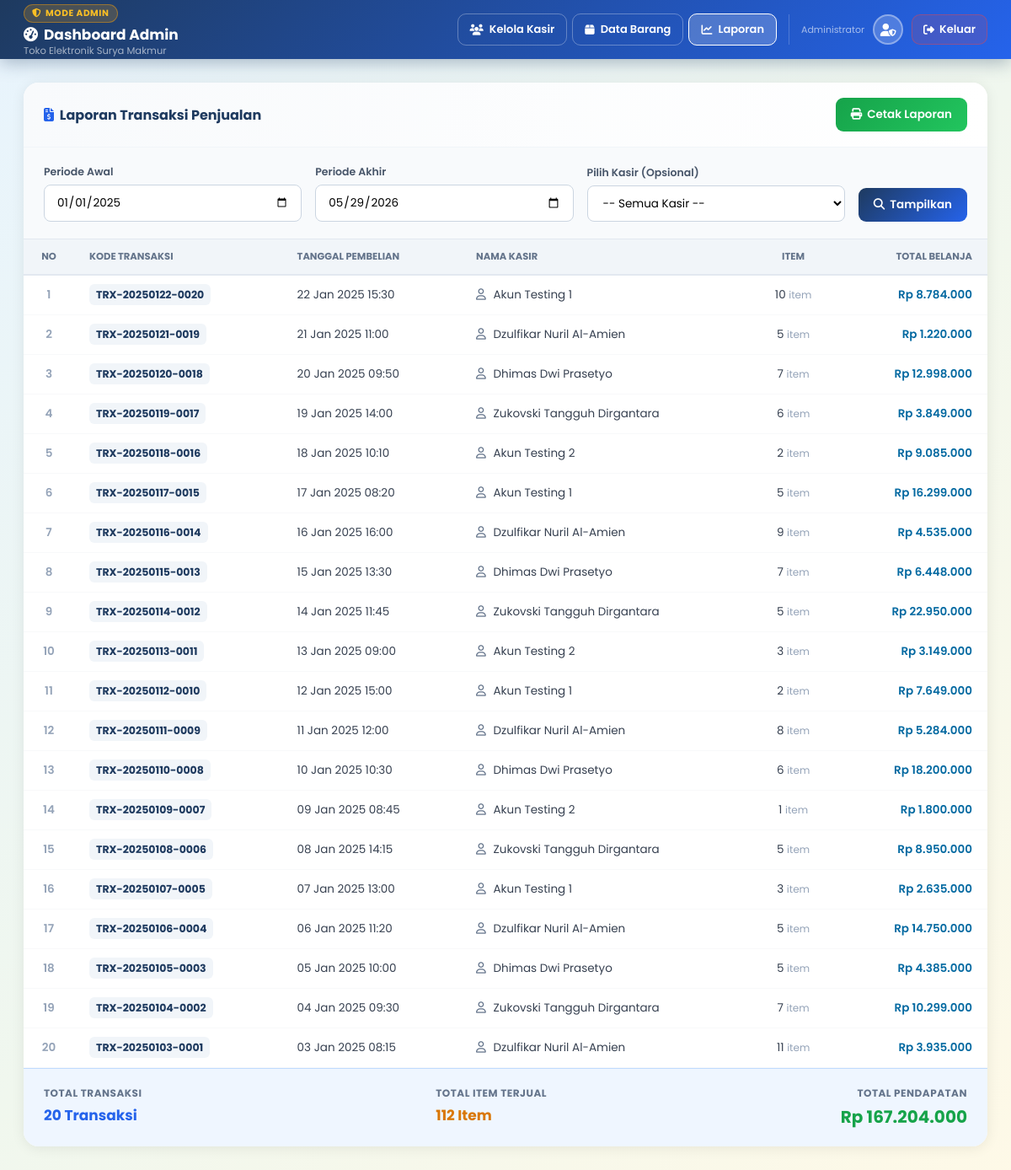
The app's page /admin_laporan.php (signed in) with its own data.
### tables this page shows
CREATE TABLE `transaksi` (
  `id_transaksi` int(11) NOT NULL,
  `id_kasir` int(11) NOT NULL,
  `tanggal` datetime DEFAULT NULL,
  `total` int(11) NOT NULL
);

CREATE TABLE `kasir` (
  `id_kasir` int(11) NOT NULL,
  `nama_kasir` varchar(100) NOT NULL,
  `username` varchar(100) NOT NULL,
  `password` varchar(100) NOT NULL
);

### public/admin_laporan.php (the view, shortened to what this page needs)
<?php
require_once '../config/database.php';
$tgl_awal  = $_GET['tgl_awal'] ?? '2025-01-01';
$tgl_akhir = $_GET['tgl_akhir'] ?? date('Y-m-d');
$where = ["DATE(t.tanggal) BETWEEN :tgl_awal AND :tgl_akhir"];
$params = [
    ':tgl_awal'  => $tgl_awal,
    ':tgl_akhir' => $tgl_akhir
];
$whereSQL = implode(' AND ', $where);
$query = "SELECT t.id_transaksi, t.tanggal, t.total, k.nama_kasir,
                 COUNT(d.id_barang) AS jml_item,
                 CONCAT('TRX-', DATE_FORMAT(t.tanggal, '%Y%m%d'), '-', LPAD(t.id_transaksi, 4, '0')) AS kode_transaksi
          FROM transaksi t
          LEFT JOIN kasir k ON t.id_kasir = k.id_kasir
          LEFT JOIN detail_transaksi d ON d.id_transaksi = t.id_transaksi
          WHERE $whereSQL
          GROUP BY t.id_transaksi, k.nama_kasir
          ORDER BY t.tanggal DESC";
$stmt = $conn->prepare($query);
$stmt->execute($params);
$laporan = $stmt->fetchAll(PDO::FETCH_ASSOC);
$total_pendapatan = 0;
$total_item_terjual = 0;
$total_transaksi  = count($laporan);
foreach ($laporan as $row) {
    $total_pendapatan += $row['total'];
    $total_item_terjual += $row['jml_item'];
}
?>
<!DOCTYPE html>
<html lang="id">
<head>
<link rel="stylesheet" href="https://cdnjs.cloudflare.com/ajax/libs/font-awesome/6.5.0/css/all.min.css">
</head>
<body>
<div class="topbar">
    <div class="topbar-brand">
        <div class="badge-admin"><i class="fa-solid fa-shield-halved"></i> MODE ADMIN</div>
        <h1><i class="fa-solid fa-gauge-high" style="margin-right:7px"></i>Dashboard Admin</h1>
        <p>Toko Elektronik Surya Makmur</p>
    </div>
    <nav class="topbar-nav">
        <a href="admin_dashboard.php" class="nav-btn"><i class="fa-solid fa-users"></i> Kelola Kasir</a>
        <a href="admin_barang.php" class="nav-btn"><i class="fa-solid fa-box"></i> Data Barang</a>
        <a href="admin_laporan.php" class="nav-btn active"><i class="fa-solid fa-chart-line"></i> Laporan</a>
    </nav>
    <div class="topbar-user">
        <div class="user-info" style="text-align:right">
            <div class="role">Administrator</div>
        </div>
        <div class="avatar"><i class="fa-solid fa-user-shield"></i></div>
        <a href="../process/logout.php" class="btn-logout">
            <i class="fa-solid fa-right-from-bracket"></i> Keluar
        </a>
    </div>
</div>
<div class="main">
    <div class="card">
        <div class="card-header">
            <h2><i class="fa-solid fa-file-invoice-dollar" style="color:#2563eb"></i>&nbsp; Laporan Transaksi Penjualan</h2>
            <button class="btn btn-success btn-print" onclick="window.print()">
                <i class="fa-solid fa-print"></i> Cetak Laporan
            </button>
        </div>
        <div class="filter-container">
            <form method="GET" action="admin_laporan.php" class="filter-form">
                <div class="form-group">
                    <label>Periode Awal</label>
                    <input type="date" name="tgl_awal" class="form-control" value="<?= htmlspecialchars($tgl_awal) ?>" required>
                </div>
                <div class="form-group">
                    <label>Periode Akhir</label>
                    <input type="date" name="tgl_akhir" class="form-control" value="<?= htmlspecialchars($tgl_akhir) ?>" required>
                </div>
                <div class="form-group">
                    <label>Pilih Kasir (Opsional)</label>
                    <select name="id_kasir" class="form-control">
                        <option value="">-- Semua Kasir --</option>
                    </select>
                </div>
                <button type="submit" class="btn btn-primary">
                    <i class="fa-solid fa-magnifying-glass"></i> Tampilkan
                </button>
            </form>
        </div>
        <div class="table-wrap">
            <table>
                <thead>
                    <tr>
                        <th style="width:60px; text-align:center;">No</th>
                        <th>Kode Transaksi</th>
                        <th>Tanggal Pembelian</th>
                        <th>Nama Kasir</th>
                        <th style="text-align:center;">Item</th>
                        <th style="text-align:right;">Total Belanja</th>
                    </tr>
                </thead>
                <tbody>
                <?php if (empty($laporan)): ?>
                    <tr>
                        <td colspan="6" style="text-align:center; padding:40px; color:#94a3b8;">
                            <i class="fa-solid fa-folder-open" style="font-size:32px; margin-bottom:10px; display:block;"></i>
                            Tidak ada transaksi yang cocok dengan filter.
                        </td>
                    </tr>
                <?php else: ?>
                    <?php foreach ($laporan as $i => $trx): ?>
                    <tr>
                        <td style="text-align:center; font-weight:600; color:#94a3b8;"><?= $i + 1 ?></td>
                        <td><span class="kode-badge"><?= htmlspecialchars($trx['kode_transaksi']) ?></span></td>
                        <td><?= date('d M Y H:i', strtotime($trx['tanggal'])) ?></td>
                        <td><i class="fa-regular fa-user" style="color:#64748b; margin-right:5px;"></i> <?= htmlspecialchars($trx['nama_kasir'] ?? 'Kasir Dihapus') ?></td>
                        <td style="text-align:center;"><?= $trx['jml_item'] ?> <span style="color:#94a3b8; font-size:12px;">item</span></td>
                        <td style="text-align:right; font-weight:600; color:#0369a1;">Rp <?= number_format($trx['total'], 0, ',', '.') ?></td>
                    </tr>
                    <?php endforeach; ?>
                <?php endif; ?>
                </tbody>
            </table>
        </div>
        <?php if (!empty($laporan)): ?>
        <div class="summary-bar">
            <div class="summary-item">
                <span>Total Transaksi</span>
                <div style="color:#2563eb; font-size:17px;"><?= number_format($total_transaksi) ?> Transaksi</div>
            </div>
            <div class="summary-item">
                <span>Total Item Terjual</span>
                <div style="color:#d97706; font-size:17px;"><?= number_format($total_item_terjual) ?> Item</div>
            </div>
            <div class="summary-item" style="text-align:right;">
                <span>Total Pendapatan</span>
                <div style="color:#16a34a; font-size:20px;">Rp <?= number_format($total_pendapatan, 0, ',', '.') ?></div>
            </div>
        </div>
        <?php endif; ?>
    </div>
</div>
</body>
</html>

### public/admin_laporan.php (style rules this page uses)
* { box-sizing: border-box; margin: 0; padding: 0; }
body { font-family: 'Poppins', sans-serif; background: linear-gradient(135deg, #e8f4fd 0%, #f0f7ee 50%, #fef9e7 100%); min-height: 100vh; color: #1e293b; }
.topbar { background: linear-gradient(135deg, #1e3a5f, #2563eb); padding: 0 28px; display: flex; align-items: center; gap: 14px; box-shadow: 0 4px 20px rgba(30,58,95,0.35); position: sticky; top: 0; z-index: 100; min-height: 70px; flex-wrap: wrap; }
.topbar-brand { flex: 1; min-width: 200px; }
.badge-admin { display: inline-flex; align-items: center; gap: 5px; background: rgba(245,158,11,0.2); border: 1px solid rgba(245,158,11,0.45); color: #fbbf24; font-size: 10.5px; font-weight: 700; padding: 2px 9px; border-radius: 20px; letter-spacing: 0.6px; margin-bottom: 4px; }
.topbar-brand h1 { font-size: 17px; font-weight: 700; color: white; line-height: 1.2; }
.topbar-brand p { font-size: 11.5px; color: rgba(255,255,255,0.6); }
.topbar-nav { display: flex; gap: 6px; }
.nav-btn { display: flex; align-items: center; gap: 7px; padding: 8px 14px; border-radius: 10px; color: white; text-decoration: none; font-size: 13px; font-weight: 600; transition: 0.2s; border: 1.5px solid rgba(255,255,255,0.3); }
.nav-btn.active { background: rgba(255,255,255,0.2); border-color: white; }
.topbar-user { display: flex; align-items: center; gap: 10px; border-left: 1px solid rgba(255,255,255,0.2); padding-left: 14px; }
.user-info .role { font-size: 11px; color: rgba(255,255,255,0.6); }
.avatar { width: 36px; height: 36px; border-radius: 50%; background: rgba(255,255,255,0.2); border: 2px solid rgba(255,255,255,0.35); display: flex; align-items: center; justify-content: center; color: white; font-size: 15px; }
.btn-logout { display: flex; align-items: center; gap: 6px; background: rgba(239,68,68,0.15); border: 1.5px solid rgba(239,68,68,0.4); color: white; text-decoration: none; padding: 7px 13px; font-family: 'Poppins', sans-serif; border-radius: 10px; font-size: 13px; font-weight: 600; transition: background 0.2s; }
.main { padding: 28px; max-width: 1280px; margin: 0 auto; }
.card { background: white; border-radius: 18px; box-shadow: 0 2px 16px rgba(0,0,0,0.08); overflow: hidden; margin-bottom: 24px; }
.card-header { padding: 18px 24px; display: flex; align-items: center; justify-content: space-between; border-bottom: 1px solid #f1f5f9; background: linear-gradient(to right, #f8fafc, white); }
.card-header h2 { font-size: 16px; font-weight: 700; color: #1e3a5f; }
.filter-container { padding: 20px 24px; background: #f8fafc; border-bottom: 1px solid #e2e8f0; }
.filter-form { display: flex; gap: 16px; align-items: flex-end; flex-wrap: wrap; }
.form-group { flex: 1; min-width: 180px; }
.form-group label { display: block; font-size: 12.5px; font-weight: 600; color: #475569; margin-bottom: 6px; }
.form-control { width: 100%; padding: 10px 14px; border: 1.5px solid #cbd5e1; border-radius: 8px; font-size: 13.5px; font-family: 'Poppins', sans-serif; outline: none; background: white; }
.table-wrap { overflow-x: auto; }
table { width: 100%; border-collapse: collapse; }
thead tr { background: #f1f5f9; }
th { padding: 12px 18px; text-align: left; font-size: 11.5px; font-weight: 700; color: #64748b; text-transform: uppercase; border-bottom: 2px solid #e2e8f0; }
td { padding: 13px 18px; font-size: 13.5px; color: #374151; border-bottom: 1px solid #f8f9fa; }
.kode-badge { font-weight: 700; color: #1e3a5f; font-size: 12.5px; background: #f1f5f9; padding: 4px 8px; border-radius: 6px; }
.btn { display: inline-flex; align-items: center; gap: 6px; padding: 10px 18px; border-radius: 9px; font-size: 13.5px; font-weight: 600; cursor: pointer; border: none; font-family: 'Poppins', sans-serif; text-decoration: none; transition: opacity 0.2s; }
.btn-primary { background: linear-gradient(135deg,#1e3a5f,#2563eb); color:white; }
.btn-success { background: linear-gradient(135deg,#16a34a,#22c55e); color:white; }
.summary-bar { display: flex; justify-content: space-between; padding: 20px 24px; gap: 20px; background: #eff6ff; border-top: 1px solid #bfdbfe; font-weight: 700; color: #1e3a5f; flex-wrap: wrap; }
.summary-item { display: flex; flex-direction: column; gap: 4px; }
.summary-item span:first-child { font-size: 12px; color: #64748b; text-transform: uppercase; letter-spacing: 0.5px; }

### records on screen
transaksi: kode_transaksi "TRX-20250122-0020", tanggal "22 Jan 2025 15:30", id_kasir.nama_kasir "Akun Testing 1", jml_item "10", total "8.784.000"
transaksi: kode_transaksi "TRX-20250121-0019", tanggal "21 Jan 2025 11:00", id_kasir.nama_kasir "Dzulfikar Nuril Al-Amien", jml_item "5", total "1.220.000"
transaksi: kode_transaksi "TRX-20250120-0018", tanggal "20 Jan 2025 09:50", id_kasir.nama_kasir "Dhimas Dwi Prasetyo", jml_item "7", total "12.998.000"
transaksi: kode_transaksi "TRX-20250119-0017", tanggal "19 Jan 2025 14:00", id_kasir.nama_kasir "Zukovski Tangguh Dirgantara", jml_item "6", total "3.849.000"
transaksi: kode_transaksi "TRX-20250118-0016", tanggal "18 Jan 2025 10:10", id_kasir.nama_kasir "Akun Testing 2", jml_item "2", total "9.085.000"
transaksi: kode_transaksi "TRX-20250117-0015", tanggal "17 Jan 2025 08:20", id_kasir.nama_kasir "Akun Testing 1", jml_item "5", total "16.299.000"
transaksi: kode_transaksi "TRX-20250116-0014", tanggal "16 Jan 2025 16:00", id_kasir.nama_kasir "Dzulfikar Nuril Al-Amien", jml_item "9", total "4.535.000"
transaksi: kode_transaksi "TRX-20250115-0013", tanggal "15 Jan 2025 13:30", id_kasir.nama_kasir "Dhimas Dwi Prasetyo", jml_item "7", total "6.448.000"
transaksi: kode_transaksi "TRX-20250114-0012", tanggal "14 Jan 2025 11:45", id_kasir.nama_kasir "Zukovski Tangguh Dirgantara", jml_item "5", total "22.950.000"
transaksi: kode_transaksi "TRX-20250113-0011", tanggal "13 Jan 2025 09:00", id_kasir.nama_kasir "Akun Testing 2", jml_item "3", total "3.149.000"
transaksi: kode_transaksi "TRX-20250112-0010", tanggal "12 Jan 2025 15:00", id_kasir.nama_kasir "Akun Testing 1", jml_item "2", total "7.649.000"
transaksi: kode_transaksi "TRX-20250111-0009", tanggal "11 Jan 2025 12:00", id_kasir.nama_kasir "Dzulfikar Nuril Al-Amien", jml_item "8", total "5.284.000"
transaksi: kode_transaksi "TRX-20250110-0008", tanggal "10 Jan 2025 10:30", id_kasir.nama_kasir "Dhimas Dwi Prasetyo", jml_item "6", total "18.200.000"
transaksi: kode_transaksi "TRX-20250109-0007", tanggal "09 Jan 2025 08:45", id_kasir.nama_kasir "Akun Testing 2", jml_item "1", total "1.800.000"
transaksi: kode_transaksi "TRX-20250108-0006", tanggal "08 Jan 2025 14:15", id_kasir.nama_kasir "Zukovski Tangguh Dirgantara", jml_item "5", total "8.950.000"
transaksi: kode_transaksi "TRX-20250107-0005", tanggal "07 Jan 2025 13:00", id_kasir.nama_kasir "Akun Testing 1", jml_item "3", total "2.635.000"
transaksi: kode_transaksi "TRX-20250106-0004", tanggal "06 Jan 2025 11:20", id_kasir.nama_kasir "Dzulfikar Nuril Al-Amien", jml_item "5", total "14.750.000"
transaksi: kode_transaksi "TRX-20250105-0003", tanggal "05 Jan 2025 10:00", id_kasir.nama_kasir "Dhimas Dwi Prasetyo", jml_item "5", total "4.385.000"
transaksi: kode_transaksi "TRX-20250104-0002", tanggal "04 Jan 2025 09:30", id_kasir.nama_kasir "Zukovski Tangguh Dirgantara", jml_item "7", total "10.299.000"
transaksi: kode_transaksi "TRX-20250103-0001", tanggal "03 Jan 2025 08:15", id_kasir.nama_kasir "Dzulfikar Nuril Al-Amien", jml_item "11", total "3.935.000"

### other values on screen
$total_transaksi "20"
$total_item_terjual "112"
$total_pendapatan "167.204.000"
